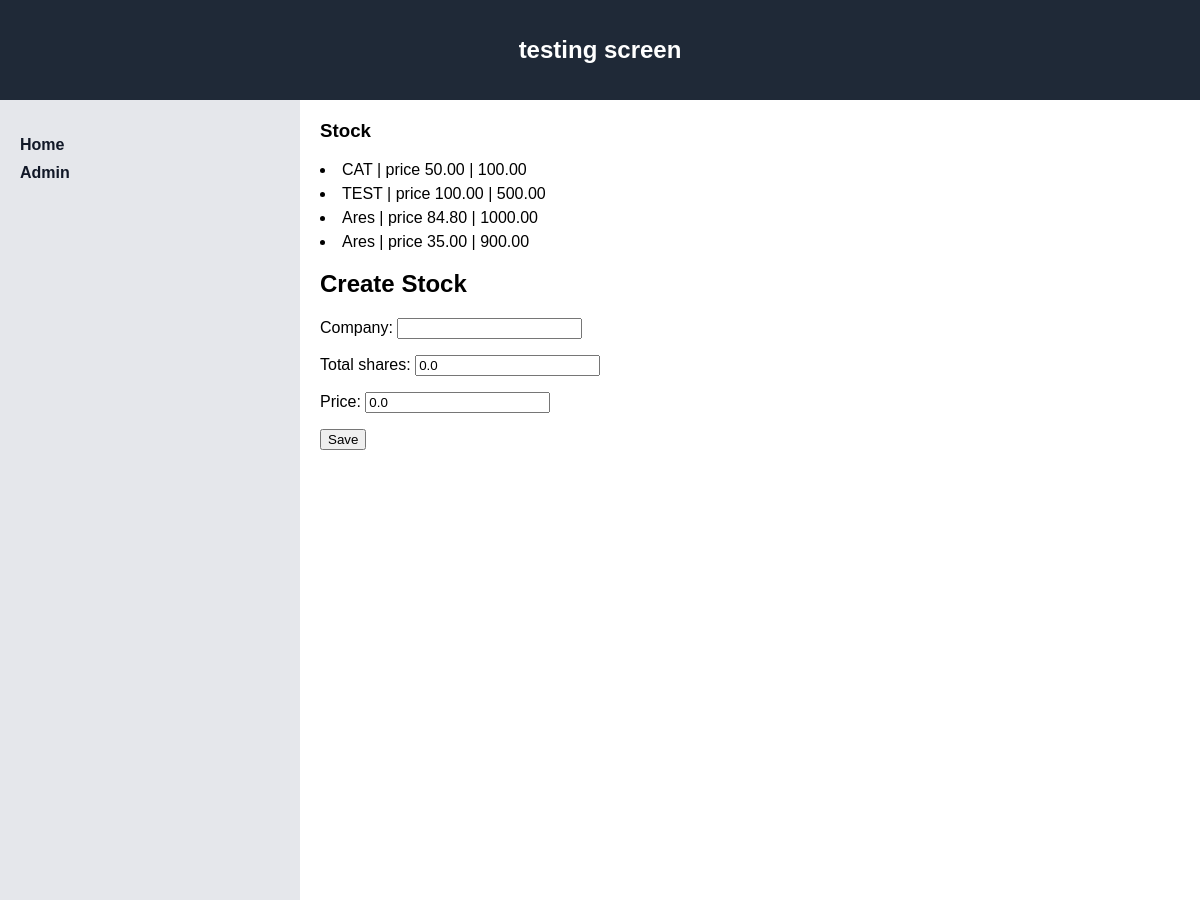
Page /testing_Screen/ on the earlier database version.
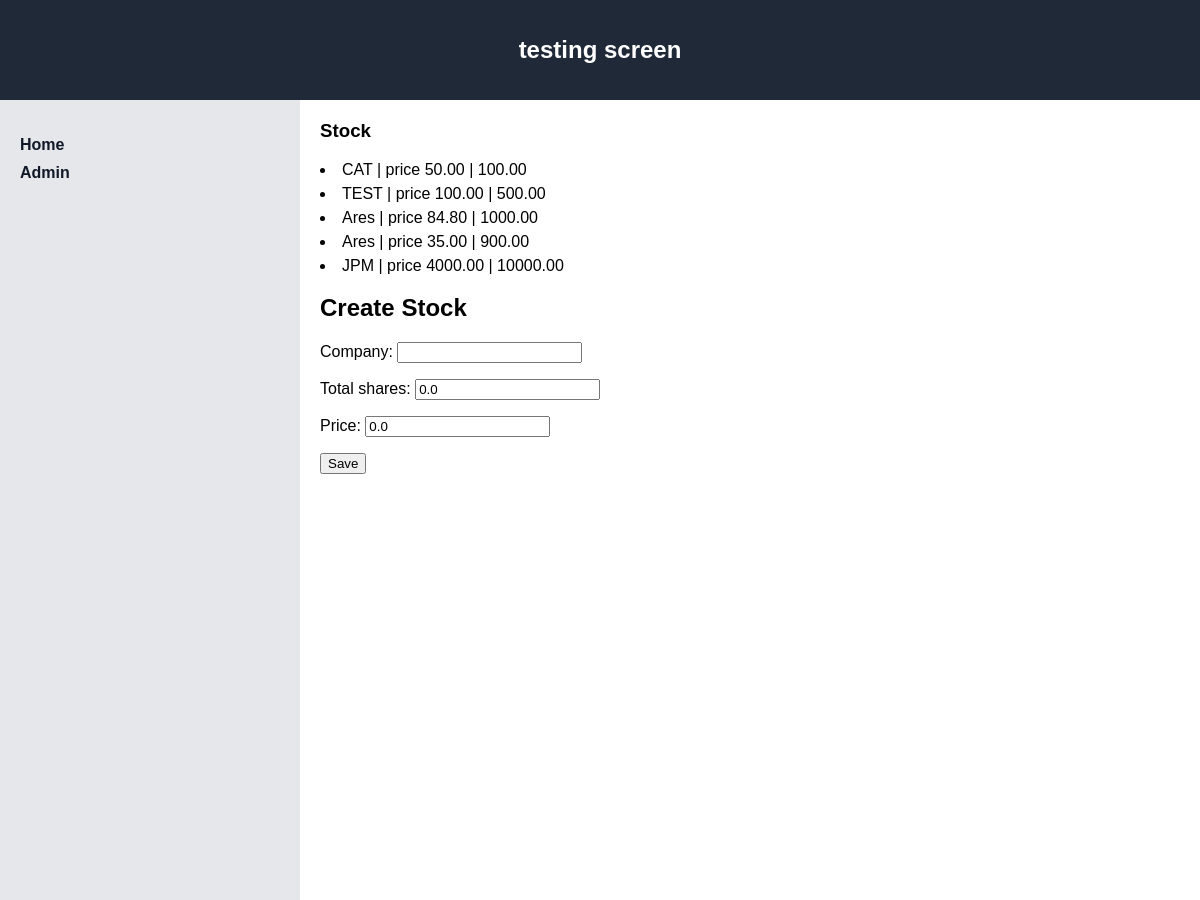
Same page on the later database version.
### league/models.py (models this page shows)
class Stock(models.Model):
    company = models.CharField(max_length=100)
    total_shares = models.DecimalField(max_digits=10, decimal_places=2, default=0.00)
    price = models.DecimalField(max_digits=10, decimal_places=2, default=0.00)
    def __str__(self):
        return f"{self.company}"

### league/views.py (the view)
# urls.py: path("testing_Screen/", views.testing_Screen, name="testing_Screen"),
def testing_Screen(request):
    if request.method == "POST":
        form = Stockform(request.POST)
        if form.is_valid():
            form.save()
            return redirect("landing")
    else:
        form = Stockform()
    counter = 0
    stock = Stock.objects.all()
    print(stock)
    context = {
        "stock":stock,
        "form": form,
    }
    return render(request, "league/testing_Screen.html",context )

### league/forms.py
class Stockform(forms.ModelForm): # forms.ModelForm is used to automatatacally connect to a model
    class Meta:
        model = Stock
        fields = ['company', 'total_shares', 'price']

### league/templates/league/testing_Screen.html (shortened to what this page needs)
<!DOCTYPE html>
<html lang="en">
<head>
</head>
<body>
<header>
  <h2>testing screen</h2>
</header>
<section>
  <nav>
    <ul>
      <li><a href="http://127.0.0.1:8000/">Home</a></li>
      <li><a href="admin/">Admin</a></li>
    </ul>
  </nav>
  <article>
    <h1>Stock</h1>
{% for x in stock %}
<li>{{x.company}} | price {{x.price}} | {{x.total_shares}}
</li>
{% endfor %}
<h2>Create Stock</h2>
<form method="POST">
    {{ form.as_p }}
    <button type="submit">Save</button>
</form>
</section>
</body>
</html>

Differences in the rows shown:
added Stock: company "JPM", price "4000.00", total_shares "10000.00"
